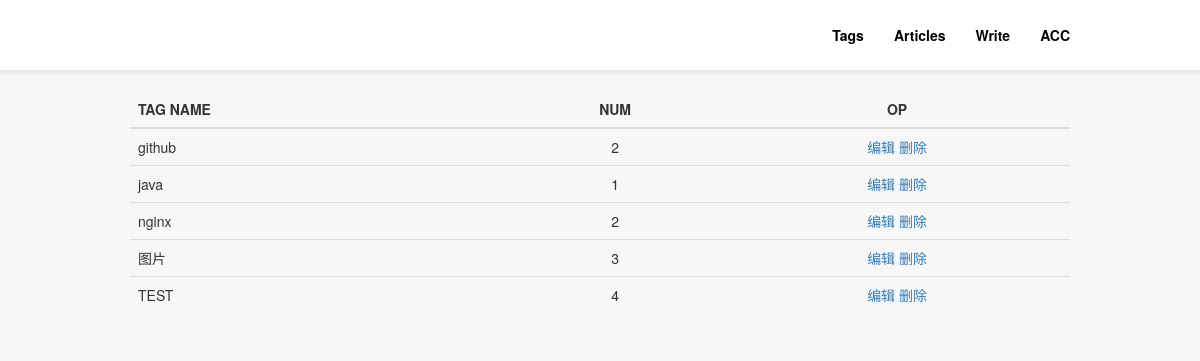
Page /hsjusj/tags_editor/ (signed in) on the earlier database version.
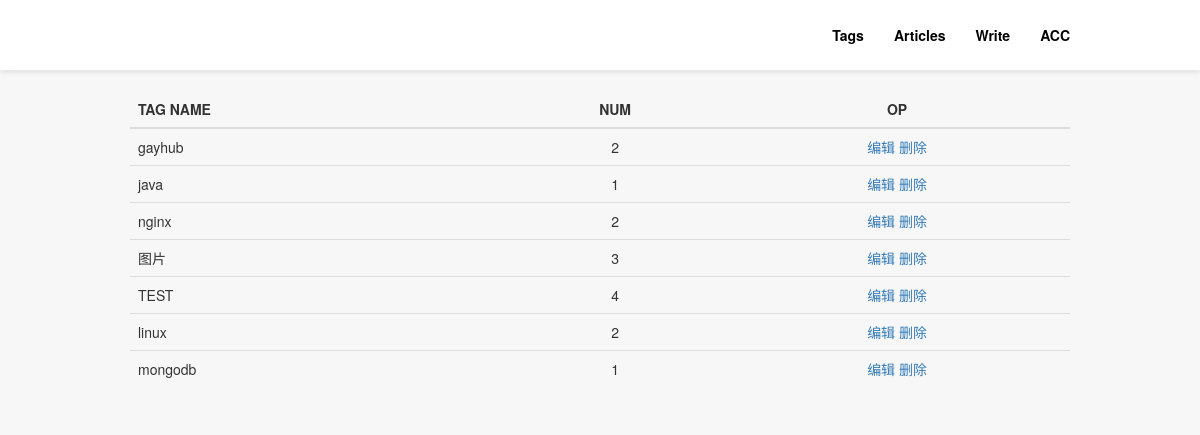
Same page on the later database version.
### blog/models.py (models this page shows)
class Tags(models.Model):
    tid = models.AutoField(primary_key=True)
    tag_name = models.CharField(max_length=18)

### adm/views.py (the view)
# urls.py: path('tags_editor/', views.tags_editor, name='tags_editor'),
def tags_editor(request):
    if request.session.get('login', None):
        if request.method == 'GET':
            tags = Tags.objects.all()
            return render(request, 'view/adm/tags_editor.html', {'tags':tags})
        elif request.method == 'POST':
            tags = Tags.objects.all()
            return TemplateResponse(request, 'response/adm/tags_editor_response.html', {'tags':tags})
    else:
        return redirect('/hsjusj/login')

### templates/view/adm/tags_editor.html (shortened to what this page needs)
{% extends "layout/adm_base.html" %}
{% block body %}
<div class="tags-op">
    <table class="table table-hover">
        <thead>
            <tr>
                <th>TAG NAME</th>
                <th class="text-center">NUM</th>
                <th class="text-center">OP</th>
            </tr>
        </thead>
        <tbdoy>
            {% for tag in tags %}
                <tr>
                    <td class="tag-name">{{ tag.tag_name }}</td>
                    <td class="text-center">{{ tag.articlestotags_set.count }}</td>
                    <td class="tag-op text-center" tid="{{ tag.tid }}">
                        <a class="tag-editor" data-toggle="modal" data-target=".bs-modal-sm">编辑</a>
                        <a class="tag-del">删除</a>
                    </td>
                </tr>
            {% endfor %}
        </tbdoy>
    </table>
</div>
{% endblock %}

Differences in the rows shown:
changed Tags: tag_name "github" → "gayhub"
added Tags: tag_name "linux", articlestotags_set.count "2"
added Tags: tag_name "mongodb", articlestotags_set.count "1"
